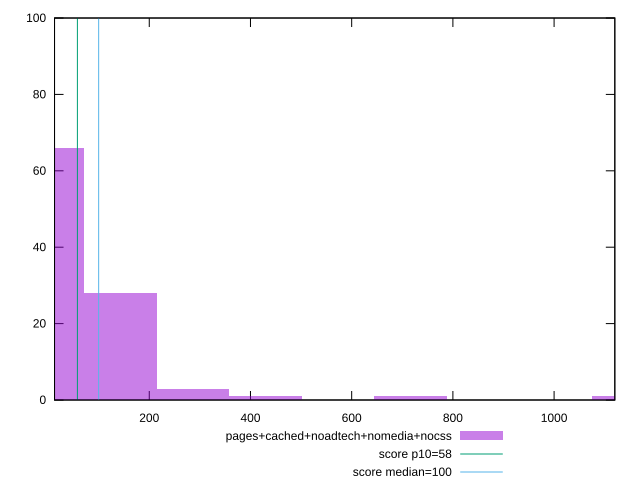

The script that saved this image:
reset

$pagesCachedNoadtechNomediaNocss <<EOF
0 66
143.30317912012447 28
286.60635824024894 3
1146.4254329609957 1
429.9095373603734 1
716.5158956006223 1
EOF

set key outside below
set boxwidth 143.30317912012447
set xrange [12.8:1120]
set yrange [0:100]
set trange [0:100]
set style fill transparent solid 0.5 noborder

set parametric
set terminal svg size 640, 490 enhanced background rgb 'white'
set output "report_00013_2021-02-09T12-04-24.940Z/estimated-input-latency/comparison/histogram/4_vs_5.svg"

plot $pagesCachedNoadtechNomediaNocss title "pages+cached+noadtech+nomedia+nocss" with boxes, \
     58,t title "score p10=58", \
     100,t title "score median=100"

reset
